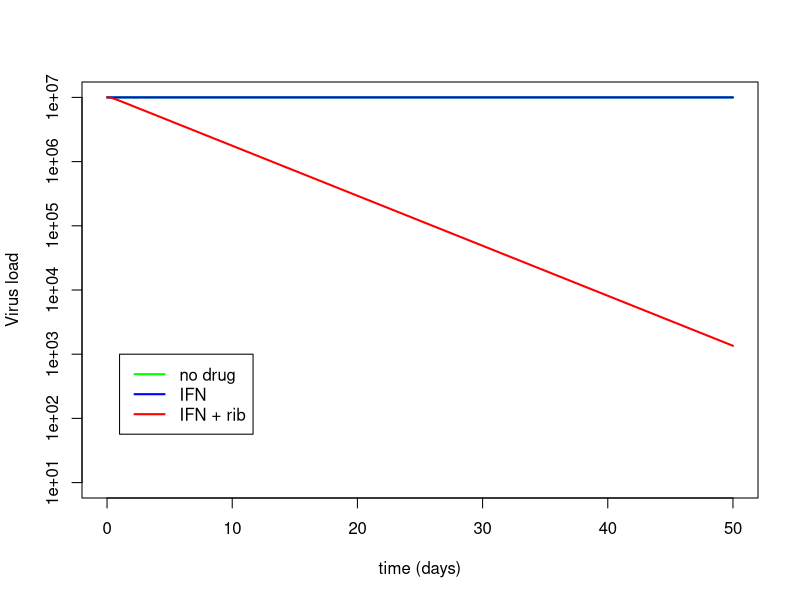

Write the R code that produced this figure.
############################################################
##a model for HCV infection with interferon and ribavirin treatment
##written by Andreas Handel (ahandel@uga.edu), last change 6/25/2013
############################################################
rm(list=ls()) #this clears the workspace to make sure no leftover variables are floating around. Not strictly needed
graphics.off(); #close all graphics windows
require(deSolve)  #loads ODE solver package

#functions come first, main program below

###################################################################
#function that specificies the ode model called by lsoda (the ode solver) 
###################################################################
odeequations=function(t,y,parms) 
{ 
  	Itc=y[1]; Vi=y[2]; Vni=y[3];  #infected cells, infectious virus, non-infectious virus
    b=parms[1]; delta=parms[2]; p=parms[3]; clear=parms[4]; e=parms[5]; r=parms[6]; #model parameters
	 
	  #these are the differential equations
		dItcdt=b*Vi*Us-delta*Itc;
		dVidt=(1-r)*(1-e)*p*Itc-clear*Vi;
    dVnidt=r*(1-e)*p*Itc-clear*Vni;
 
		return(list(c(dItcdt,dVidt,dVnidt))); 

} #end function specifying the ODEs

###################################################################
#main program
###################################################################
  tmax=50;              
  timevec=seq(0,tmax,0.1); #vector of times for which integration is evaluated 
	
  #values for model parameters, units are assumed to be 1/days
	b=3e-7;
  delta=0.2;
	p=1e2;
	clear=6;
	parms=c(b,delta,p,clear); #vector of parameters which is sent to the ODE function
	Us=clear*delta/(b*p); #number of uninfected cells at steady state, kept fixed
	
	#initial condition 
	Vi0=1e7; #initial number for infectious virus V at steady state
  Vni0=0; #initial number for non-infectious virus V at steady state
  Itc0=clear/p*Vi0; #initial number of infected cells at steady state
	Y0=c(Itc0, Vi0, Vni0);  #combine initial conditions into a vector 
    			
	#call ode-solver lsoda to integrate ODEs with no treatment
  e=0; r=0;
  odeoutput1=lsoda(Y0,timevec,odeequations,c(parms,e,r));
  #call ode-solver lsoda to integrate ODEs with IFN and no ribavirin treatment
  e=0.0; r=0;
  odeoutput2=lsoda(Y0,timevec,odeequations,c(parms,e,r));
  #call ode-solver lsoda to integrate ODEs with IFN and ribavirin treatment
  e=0.0; r=0.9;
  odeoutput3=lsoda(Y0,timevec,odeequations,c(parms,e,r));
  
  #plot results
  plot(odeoutput1[,1],odeoutput1[,3]+odeoutput1[,4],type="l",xlab="time (days)",ylab="Virus load",col="green",lwd=2,log="y",xlim=c(0,tmax),ylim=c(1e1,1e7))
  lines(odeoutput2[,1],odeoutput2[,3]+odeoutput2[,4],type="l",col="blue",lwd=2)
  lines(odeoutput3[,1],odeoutput3[,3]+odeoutput3[,4],type="l",col="red",lwd=2)
  legend(1,1e3, c("no drug","IFN","IFN + rib"),col = c("green","blue","red"),lwd=2)
  
###################################################################
#end main program
###################################################################                       
